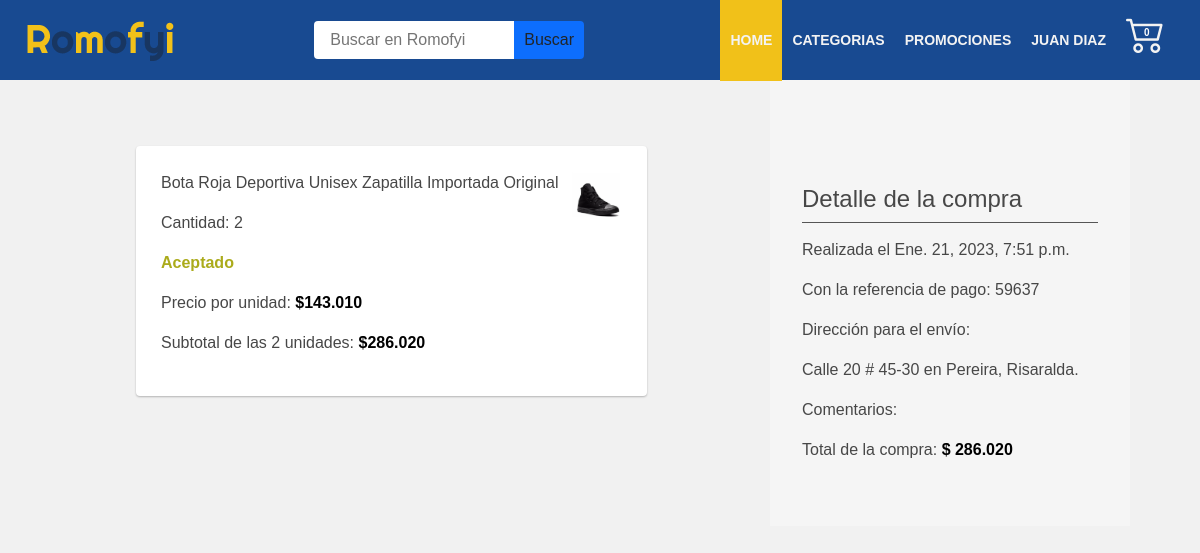
Page /detallePedido/34 (signed in) on the earlier database version.
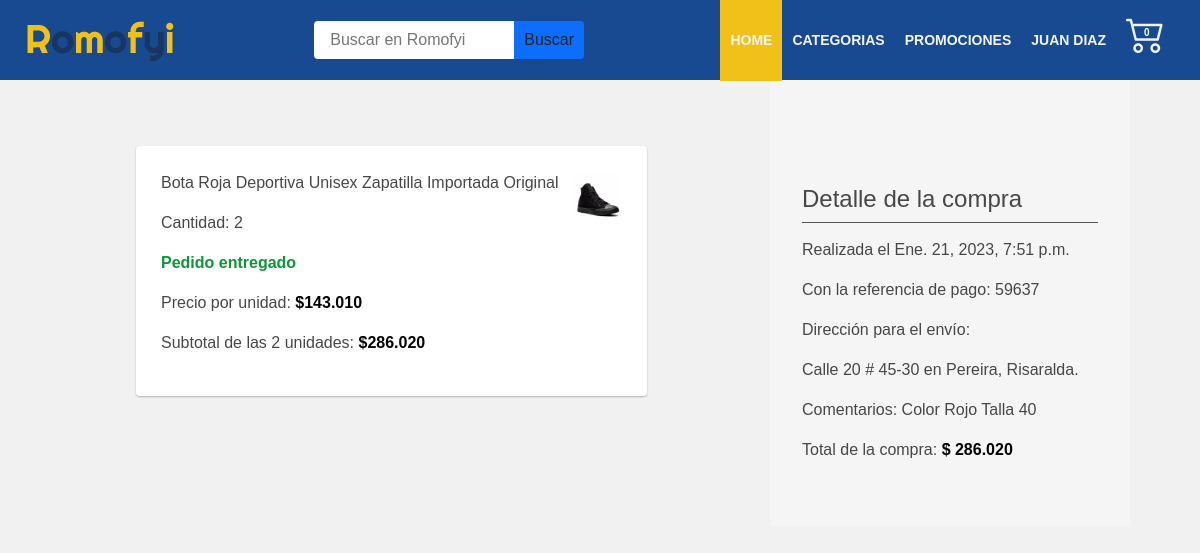
Same page on the later database version.
### Aplicaciones/pedidos/models.py (models this page shows, shortened)
class LineaPedido(models.Model):
    estadoPedido = models.CharField(max_length=50,choices = estado, default = 'Aceptado')
    pedido = models.ForeignKey(Pedido, on_delete= models.CASCADE)
    user = models.ForeignKey(User, on_delete= models.CASCADE)
    producto = models.ForeignKey(Productos, on_delete= models.CASCADE)
    cantidad = models.IntegerField(default=1)
    precioUnidad= models.IntegerField(default=0)
    subTotal= models.IntegerField(default=0)
    created_at = models.DateTimeField(auto_now_add=True)
    class Meta:
        db_table = 'Lineapedidos'
        verbose_name = 'Linea pedido'
        verbose_name_plural = 'Lineas pedidos'
        ordering = ['created_at']

class Pedido(models.Model):
    ordernum = models.CharField(max_length=9,null=True,blank=True)
    user = models.ForeignKey(User, on_delete= models.CASCADE)
    status = models.BooleanField(default=True)
    precioTotal = models.IntegerField(default=0)
    cedula = models.CharField(max_length=11,default="")
    celular = models.CharField(max_length=10,default="")
    direccion = models.CharField(max_length=50,default="")
    departamento = models.CharField(max_length=50, default = '')
    ciudad = models.CharField(max_length=50, default="")
    comentarios = models.CharField(max_length=250,blank=True,null=True)
    created_at = models.DateTimeField(auto_now_add=True)
    class Meta:
        db_table = 'pedidos'
        verbose_name = 'pedido'
        verbose_name_plural = 'pedidos'
        ordering = ['created_at']

### Aplicaciones/tiendaEnLinea/models.py (models this page shows)
class Productos(models.Model):
    codigo = models.CharField(max_length=10)
    nombre=models.CharField(max_length=70)
    slug=AutoSlugField(populate_from ='codigo')
    marca=models.CharField(max_length=250)
    descripcion=models.TextField(blank=True,null=True)
    precio=models.IntegerField(default=0)
    descuento = models.IntegerField(default=0,blank=True,null=True)
    PrecioSinDescuento = models.IntegerField(default=0,blank=True,null=True)
    categoria=models.ForeignKey(Categoria,on_delete=models.CASCADE)
    destacado=models.BooleanField(default=True)
    activo= models.BooleanField(default=True)
    stock = models.IntegerField(default=1)
    created_at = models.DateTimeField(auto_now_add=True)
    def __str__(self) -> str:
        return self.nombre
    class Meta:
        verbose_name_plural='Producto'

class imagenesProductos(models.Model):
    colores = models.CharField(max_length=50, choices= color,default= '',blank=True,null=True)
    imagen= models.ImageField(upload_to = 'img/Productos', default='static/img/logo.png', null= True, blank=True)
    producto = models.ForeignKey(Productos, on_delete=models.CASCADE, related_name='imagenes')

### Aplicaciones/pedidos/views.py (the view)
# urls.py: path('detallePedido/<int:pedido_id>',login_required(detallePedido), name = 'detallePedido'),
def detallePedido(request,pedido_id):
    template_name = "carrito/pDetalle.html"
    pedidoDetalle = LineaPedido.objects.filter(pedido_id = pedido_id)
    pedidoF = Pedido.objects.get(id = pedido_id)
    contex = {
        'pedidoD': pedidoDetalle,
        'fechaCompra': pedidoF.created_at,
        'referencia':pedidoF.ordernum,
        'pedidoF':pedidoF.precioTotal,
        'direccion':pedidoF.direccion,
        'ciudad': pedidoF.ciudad,
        'departamento': pedidoF.departamento.lower(),
        'comentarios': pedidoF.comentarios,
    }
    return render(request,template_name,contex)

### Aplicaciones/carrito/context_processor.py (called while the page is built)
def importe_total_carro(request):
    carro = Carro(request)
    total = 0
    CantTotal = 0
    if request.user.is_authenticated:
        for key, value in request.session["carro"].items():
            total = total + int(value["precio"])
            CantTotal = CantTotal + int(value["cantidad"])
    return{"importe_total_carro":total,"importe_CantTotal_carro":CantTotal}

### Aplicaciones/tiendaEnLinea/templates/carrito/pDetalle.html (shortened to what this page needs)
{% extends 'base/base.html' %}
{% load static %}
{% load humanize %}
{% block content %}
    <section class="tablaInfor--detalleP">
        <div class="tablaInfor_container--detalleP">
            <div class="tablaInfor_container--ListaP--container1">
                {% for i in pedidoD %}
                    <div class="tablaInfor_container-itemDetalle">
                        <div class="tablaInfor_container--titulo">
                            <div>
                                <p>{{i.producto}}</p>
                                <p>Cantidad: {{i.cantidad}}</p>
                            </div>
                            <picture class="detalleP__img__container">
                                <img src="{{i.producto.imagenes.first.imagen.url}}" class="tablaInfor_container-item--img" alt="...">
                            </picture>
                        </div>
                        <div>
                            {% if i.estadoPedido == 'Aceptado' %}
                                <p class="color1">{{i.estadoPedido}}</p>
                            {% elif i.estadoPedido == 'En proceso' %}
                                <p class="color2">{{i.estadoPedido}}</p>
                            {% elif i.estadoPedido == 'En envío' %}
                                <p class="color3">{{i.estadoPedido}}</p>
                            {% elif i.estadoPedido == 'Pedido entregado' %}
                                <p class="color4">{{i.estadoPedido}}</p>
                            {% elif i.estadoPedido == 'Rechazado' %}
                                <p class="color5">{{i.estadoPedido}}</p>
                            {% else %}
                                <p class="color1">{{i.estadoPedido}}</p>
                            {% endif %}
                            <p>Precio por unidad: <span class="precioUnidad">${{i.precioUnidad|intcomma}}</span></p>
                            {% if i.cantidad > 1 %}
                                <p>Subtotal de las {{i.cantidad}} unidades: <span class="subTotal">${{i.subTotal|intcomma}}</span></p>
                            {% endif %}
                        </div>
                    </div>
            {% endfor %}
            </div>
            <div class="tablaInfor_container--ListaP--container2">
                <div class="detallCompra">
                    <h4>Detalle de la compra</h4>
                    <p class="fecha">Realizada el {{fechaCompra}}</p>
                    <p>Con la referencia de pago: {{referencia}}</p>
                    <p>Dirección para el envío:</p>
                    <p>{{direccion}} en {{ciudad}}, <span class="departamento">{{departamento}}.</span></p>
                    {% if comentarios != '' or comentarios != 'None' %}
                    <p>Comentarios: {{comentarios}}</p>
                    {% endif %}
                    <p>Total de la compra: <span class="pedidoF">$ {{pedidoF|intcomma}}</span></p>
                </div>
            </div>
        </div>
    </section>
{% endblock %}

Differences in the rows shown:
changed LineaPedido "Bota Roja Deportiva Unisex Zapatilla Importada Original": estadoPedido "Aceptado" → "Pedido entregado"
changed Pedido "Calle 20 # 45-30": comentarios (not shown) → "Color Rojo Talla 40"
